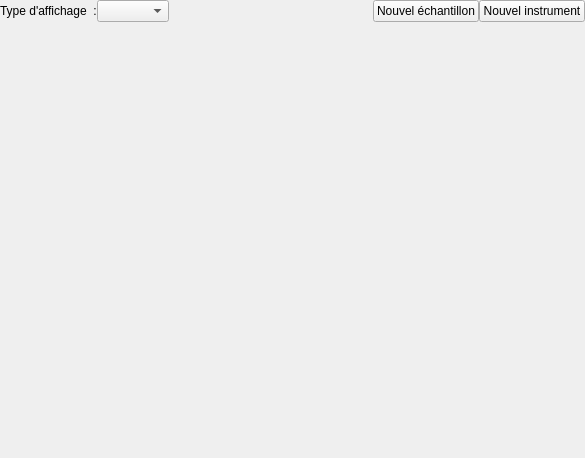
<?xml version="1.0" encoding="UTF-8"?>
<ui version="4.0">
 <class>modeling_window</class>
 <widget class="QWidget" name="modeling_window">
  <property name="geometry">
   <rect>
    <x>0</x>
    <y>0</y>
    <width>585</width>
    <height>458</height>
   </rect>
  </property>
  <property name="windowTitle">
   <string>Form</string>
  </property>
  <layout class="QVBoxLayout" name="verticalLayout">
   <property name="spacing">
    <number>0</number>
   </property>
   <property name="margin">
    <number>0</number>
   </property>
   <item>
    <widget class="QWidget" name="widget" native="true">
     <layout class="QHBoxLayout" name="horizontalLayout_2">
      <property name="spacing">
       <number>0</number>
      </property>
      <property name="margin">
       <number>0</number>
      </property>
      <item>
       <widget class="QLabel" name="label">
        <property name="text">
         <string>Type d'affichage  :</string>
        </property>
       </widget>
      </item>
      <item>
       <widget class="QComboBox" name="sample_view_combo"/>
      </item>
      <item>
       <spacer name="horizontalSpacer">
        <property name="orientation">
         <enum>Qt::Horizontal</enum>
        </property>
        <property name="sizeHint" stdset="0">
         <size>
          <width>40</width>
          <height>20</height>
         </size>
        </property>
       </spacer>
      </item>
      <item>
       <widget class="QPushButton" name="new_sample_button">
        <property name="text">
         <string>Nouvel échantillon</string>
        </property>
       </widget>
      </item>
      <item>
       <widget class="QPushButton" name="pushButton">
        <property name="text">
         <string>Nouvel instrument</string>
        </property>
       </widget>
      </item>
     </layout>
    </widget>
   </item>
   <item>
    <widget class="QWidget" name="widget_2" native="true">
     <property name="sizePolicy">
      <sizepolicy hsizetype="Preferred" vsizetype="Expanding">
       <horstretch>0</horstretch>
       <verstretch>0</verstretch>
      </sizepolicy>
     </property>
     <layout class="QVBoxLayout" name="verticalLayout_2"/>
    </widget>
   </item>
  </layout>
 </widget>
 <resources/>
 <connections/>
</ui>
